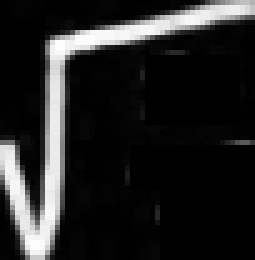
#> input picture train-symbol/0025_4_46_98_171_222.png, 51 x 52 px, given as the content of the folder ./test-images, which was not available (shown 5 times larger)
$ python clip.py
#> lines starting #> are read from the running program, lines starting #| are printed output that depends on the picture; after the words box and inside, x2 and y2 are one past the last pixel; in counts of white or black regions, pixels touching at a corner belong together; pictures that were not available may be replaced by others from this repository, and a replacement may not be noted
import numpy as np
import cv2
import glob
import os

from PIL import Image, ImageDraw

image_list = glob.glob("./test-images/*.png")
text_file = open("Output.txt", "w")

for im_name in image_list:
    im = cv2.imread(im_name)
#> im is the input picture: shape (52, 51, 3); min 0, max 253, mean 35.6
    head, tail = os.path.split(im_name)

    # convert the image into white and black image
    # im[im >= 127] = 255
    # im[im < 127] = 0

    # set the morphology kernel size, the number in tuple is the bold pixel size
    kernel = np.ones((2,2),np.uint8)
    im = cv2.erode(im,kernel,iterations = 1)
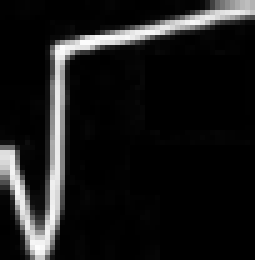
#> im: shape (52, 51, 3) (shown 5 times larger); min 0, max 253, mean 25.4
    im = cv2.morphologyEx(im, cv2.MORPH_CLOSE, kernel)
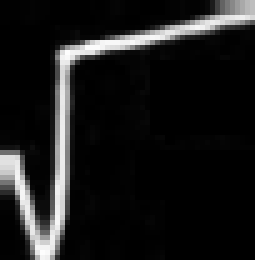
#> im: shape (52, 51, 3) (shown 5 times larger); min 0, max 253, mean 25.9
    im = cv2.bitwise_not(im)
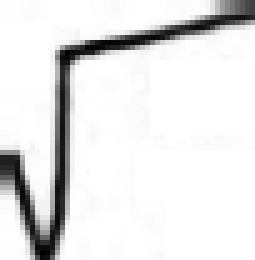
#> im: shape (52, 51, 3) (shown 5 times larger); min 2, max 255, mean 229.1
    # create grey image for retrieving contours
    imgrey = cv2.cvtColor(im, cv2.COLOR_BGR2GRAY)
    # [5 lines of commented-out code are left out]
    value, thresh = cv2.threshold(imgrey, 127, 255, 0)
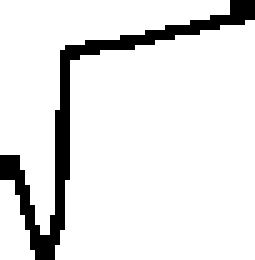
#> thresh: shape (52, 51) (shown 5 times larger); 89.9% white; 1 black region
    # thresh = cv2.threshold(imgrey, 60, 255, cv2.THRESH_BINARY)[1]
    contours, hierachy = cv2.findContours(thresh,cv2.RETR_EXTERNAL, cv2.CHAIN_APPROX_SIMPLE)
#> contours = 3 contours; box (x1, y1, x2, y2) and area: (11, 4, 51, 52) 1570, (0, 0, 46, 47) 570, (0, 36, 7, 52) 58


    # kernel = np.ones((2,2),np.uint8)
    # im = cv2.erode(im,kernel,iterations = 1)
    # im = cv2.morphologyEx(im, cv2.MORPH_CLOSE, kernel)

    # # make a tmpelate image for next crop
    image = Image.fromarray(im)

    # # create grey image for retrieving contours
    # imgrey = cv2.cvtColor(im, cv2.COLOR_BGR2GRAY)
    # # imgrey = cv2.blur(imgrey, (11, 11))
    # thresh = cv2.threshold(imgrey, 60, 255, cv2.THRESH_BINARY)[1]
    # contours, hierachy = cv2.findContours(thresh, 1,2) # RETR_EXTERNAL for only bounding outer box

    # bounding rectangle outside the individual element in image
    num = 1
    for cnt in contours:
        x,y,w,h = cv2.boundingRect(cnt)
        # exclude the whole size image and noisy point
        if x == 0: continue
        if w*h < 25: continue

        # save rectangled element
        symbolImage = image.crop((x, y, x+w, y+h))
        symbolImage.save("./train-symbol/" + os.path.splitext(tail)[0] + "_" + str(num) + "_" + str(y) + "_" + str(y+h) + "_" + str(x) + "_" + str(x+w) + ".png")

        # fill the found part with black to reduce effect to other crop
        draw = ImageDraw.Draw(image)
        draw.rectangle((x, y, x+w, y+h), fill = 'black')

        # draw rectangle around element in image for confirming result
        cv2.rectangle(im, (x,y), (x+w, y+h), (0,255,0), 2)
        num = num + 1
#> this loop made 3 passes
#> (x, y, w, h) on passes 1, 3: (0, 36, 7, 16), (0, 0, 46, 47)
#> (x, y, w, h, num) on pass 2: (11, 4, 40, 48, 2)
#> pass 2, `symbolImage = image.crop((x, y, x+w, y+h))`:
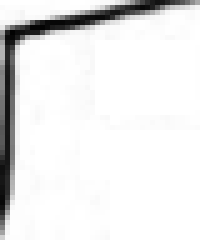
#> symbolImage: PIL image 40x48 RGB (shown 5 times larger); min 2, max 255, mean 233.1
#> after the loop:
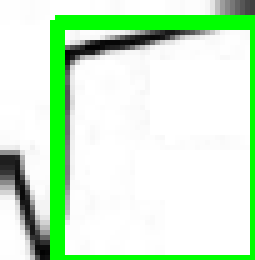
#> im: shape (52, 51, 3) (shown 5 times larger); 12.93% of pixels changed, all inside (x1, y1, x2, y2) = (10, 3, 51, 52)
#> after the loop:
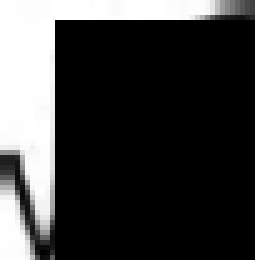
#> image: PIL image 51x52 RGB (shown 5 times larger); min 0, max 255, mean 60.3
#> after the loop, num = 2

    # save bouding result
    image = Image.fromarray(im)
    image.save("./train-equation-image/boudingResult_" + tail)

    text_file.write("filename: "+tail+"\tstroke number: "+str(num-1)+"\n")

text_file.close()

$ run again, on train-symbol/0206_5_30_75_165_227.png
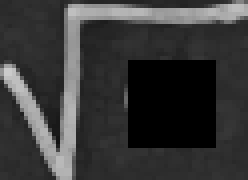
#> input picture train-symbol/0206_5_30_75_165_227.png, 62 x 45 px, given as the content of the folder ./test-images, which was not available (shown 4 times larger)
#> im is the input picture: shape (45, 62, 3); min 0, max 203, mean 55.9
#> `value, thresh = cv2.threshold(imgrey, 127, 255, 0)`:
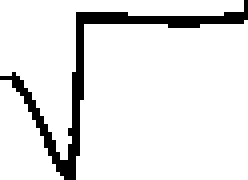
#> thresh: shape (45, 62) (shown 4 times larger); 90.1% white; black in thin lines or dots
#> contours = 3 contours; box (x1, y1, x2, y2) and area: (19, 5, 62, 45) 1538, (0, 0, 61, 40) 566, (0, 20, 16, 45) 204
#> the loop `for cnt in contours:` made 3 passes
#> (x, y, w, h) on passes 1, 3: (0, 20, 16, 25), (0, 0, 61, 40)
#> after the loop `for cnt in contours:`:
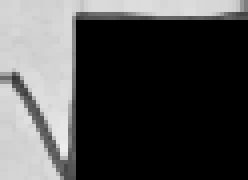
#> image: PIL image 62x45 RGB (shown 4 times larger); min 0, max 237, mean 72.9
#> after the loop `for cnt in contours:`: num = 2

$ run again, on train-symbol/0212_2_54_94_157_224.png
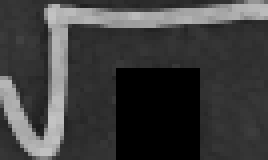
#> input picture train-symbol/0212_2_54_94_157_224.png, 67 x 40 px, given as the content of the folder ./test-images, which was not available (shown 4 times larger)
#> im is the input picture: shape (40, 67, 3); min 0, max 195, mean 61.4
#> `value, thresh = cv2.threshold(imgrey, 127, 255, 0)`:
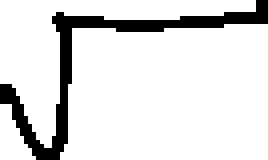
#> thresh: shape (40, 67) (shown 4 times larger); 87.6% white; 1 black region
#> contours = 3 contours; box (x1, y1, x2, y2) and area: (15, 6, 67, 40) 1558, (0, 0, 64, 37) 538, (0, 26, 9, 40) 55
#> the loop `for cnt in contours:` made 3 passes
#> (x, y, w, h) on passes 1, 3: (0, 26, 9, 14), (0, 0, 64, 37)
#> after the loop `for cnt in contours:`:
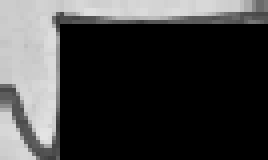
#> image: PIL image 67x40 RGB (shown 4 times larger); min 0, max 228, mean 60.7
#> after the loop `for cnt in contours:`: num = 2

$ run again, on train-symbol/0272_2_56_109_141_217.png
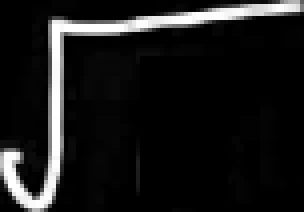
#> input picture train-symbol/0272_2_56_109_141_217.png, 76 x 53 px, given as the content of the folder ./test-images, which was not available (shown 4 times larger)
#> im is the input picture: shape (53, 76, 3); min 0, max 255, mean 25.4
#> thresh: shape (53, 76); 93.5% white; black in thin lines or dots
#> contours = 3 contours; box (x1, y1, x2, y2) and area: (13, 4, 76, 53) 2626, (0, 0, 72, 52) 876, (0, 44, 8, 53) 28
#> the loop `for cnt in contours:` made 3 passes
#> (x, y, w, h) on passes 1, 3: (0, 44, 8, 9), (0, 0, 72, 52)
#> after the loop `for cnt in contours:`:
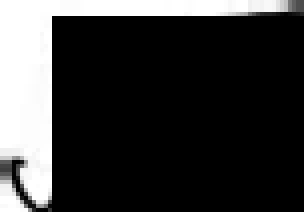
#> image: PIL image 76x53 RGB (shown 4 times larger); min 0, max 255, mean 54.7
#> after the loop `for cnt in contours:`: num = 2
